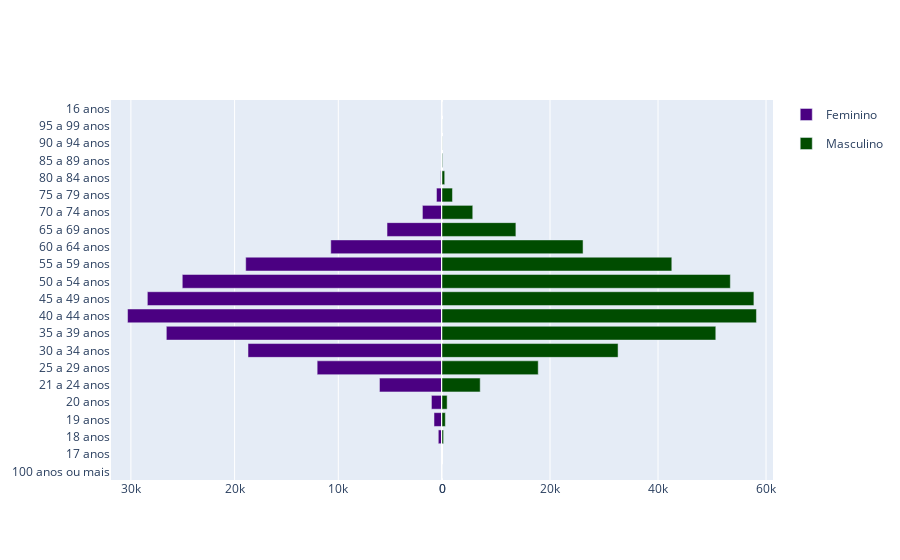

The code cell stored with this chart in its notebook:
### Code cell
fig.layout.barmode = 'overlay'

fig.show()

### Figure 1 — Plotly figure (JSON) as saved in the notebook; plotly's stock layout.template omitted (floating-point values rounded to 4 significant figures)
{"data": [{"alignmentgroup": "True", "hovertemplate": "Gênero=Feminino<br>Quantitativo=%{x}<br>Faixa etária=%{y}<extra></extra>", "legendgroup": "Feminino", "marker": {"color": "#4b0082", "pattern": {"shape": ""}}, "name": "Feminino", "offsetgroup": "Feminino", "orientation": "h", "showlegend": true, "textposition": "auto", "type": "bar", "x": [5, 2, 357, 771, 1019, 6029, 12039, 18707, 26583, 30323, 28414, 25045, 18929, 10726, 5302, 1888, 531, 128, 22, 4, 3], "xaxis": "x", "y": ["100 anos ou mais", "17 anos", "18 anos", "19 anos", "20 anos", "21 a 24 anos", "25 a 29 anos", "30 a 34 anos", "35 a 39 anos", "40 a 44 anos", "45 a 49 anos", "50 a 54 anos", "55 a 59 anos", "60 a 64 anos", "65 a 69 anos", "70 a 74 anos", "75 a 79 anos", "80 a 84 anos", "85 a 89 anos", "90 a 94 anos", "95 a 99 anos"], "yaxis": "y"}, {"alignmentgroup": "True", "hovertemplate": "Gênero=Masculino<br>Quantitativo=%{x}<br>Faixa etária=%{y}<extra></extra>", "legendgroup": "Masculino", "marker": {"color": "#004c00", "pattern": {"shape": ""}}, "name": "Masculino", "offsetgroup": "Masculino", "orientation": "h", "showlegend": true, "textposition": "auto", "type": "bar", "x": [1, 1, 292, 618, 954, 7074, 17819, 32601, 50696, 58224, 57752, 53387, 42550, 26118, 13682, 5696, 1938, 501, 100, 16, 5], "xaxis": "x2", "y": ["100 anos ou mais", "16 anos", "18 anos", "19 anos", "20 anos", "21 a 24 anos", "25 a 29 anos", "30 a 34 anos", "35 a 39 anos", "40 a 44 anos", "45 a 49 anos", "50 a 54 anos", "55 a 59 anos", "60 a 64 anos", "65 a 69 anos", "70 a 74 anos", "75 a 79 anos", "80 a 84 anos", "85 a 89 anos", "90 a 94 anos", "95 a 99 anos"], "yaxis": "y2"}], "layout": {"autosize": true, "barmode": "overlay", "xaxis": {"anchor": "y", "autorange": true, "domain": [0, 0.5], "range": [31920.0, 0], "type": "linear"}, "xaxis2": {"anchor": "y2", "autorange": true, "domain": [0.5, 1], "range": [0, 61290.0], "type": "linear"}, "yaxis": {"anchor": "x", "autorange": true, "domain": [0, 1], "range": [-0.5, 21.5], "type": "category"}, "yaxis2": {"anchor": "x2", "autorange": true, "domain": [0, 1], "matches": "y", "range": [-0.5, 21.5], "showticklabels": false, "type": "category"}}}
